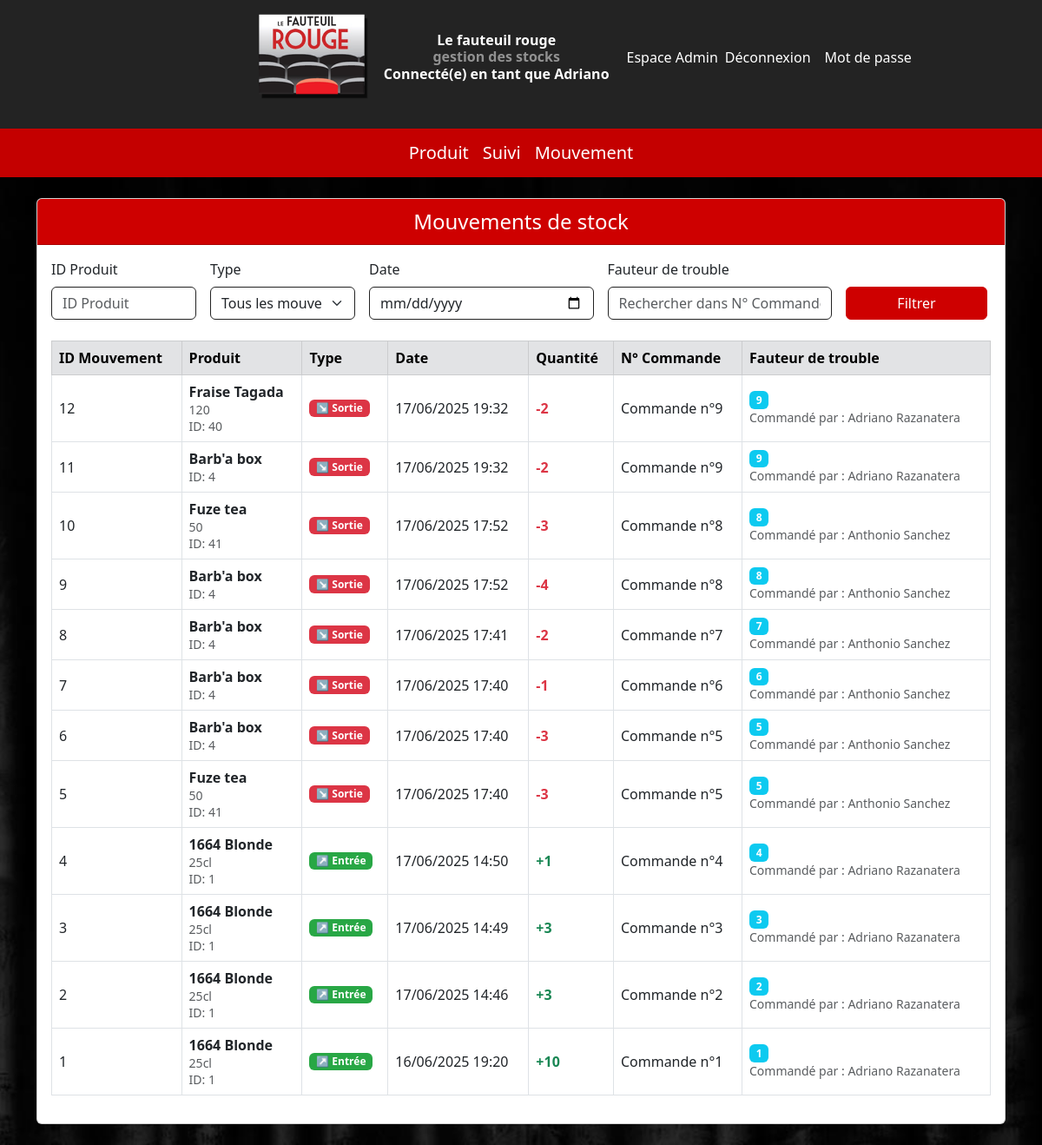
Page /page/mouvement.php (signed in) on the committed database.
### tables this page shows
CREATE TABLE `Mouvement` (
  `id_mouvement` int(11) NOT NULL,
  `id_produit` int(11) NOT NULL,
  `type_mouvement` enum('entrée','sortie','casse','ajustement') NOT NULL,
  `date_mouvement` datetime NOT NULL,
  `quantite` float NOT NULL,
  `raison` varchar(255) DEFAULT NULL
);

CREATE TABLE `Produit` (
  `id_produit` int(11) NOT NULL,
  `nom` varchar(100) NOT NULL,
  `format` varchar(50) DEFAULT NULL,
  `actif` tinyint(1) NOT NULL,
  `id_marque` int(11) DEFAULT NULL,
  `id_categorie` int(11) DEFAULT NULL,
  `id_fournisseur` int(11) DEFAULT NULL,
  `seuil` int(11) DEFAULT NULL,
  `stock_actuel` int(11) DEFAULT 0,
  `qte` float(10,3) NOT NULL,
  `HT` float(10,3) NOT NULL,
  `promo` tinyint(1) NOT NULL,
  `reduction` int(11) NOT NULL DEFAULT 0,
  `pourcentage` float(10,2) NOT NULL DEFAULT 5.50,
  `Vente` float(10,3) NOT NULL,
  `TTC` float(10,3) GENERATED ALWAYS AS (round(case when `pourcentage` = 5.50 then `HT` * 1.055 else `HT` * 1.2 end,2)) STORED,
  `U` float(10,3) GENERATED ALWAYS AS (round(`TTC` / nullif(`qte`,0),2)) STORED,
  `Estimation` float(10,2) GENERATED ALWAYS AS (round(`U` * 3,0)) STORED,
  `Marge` float(10,3) GENERATED ALWAYS AS (round(`Vente` / nullif(`U`,0),3)) STORED
);

CREATE TABLE `Commande` (
  `id_commande` int(11) NOT NULL,
  `idUtilisateur` int(11) DEFAULT NULL,
  `date_commande` datetime NOT NULL,
  `montant` float DEFAULT 0
);

CREATE TABLE `comptes` (
  `idUtilisateur` int(20) NOT NULL,
  `login` varchar(255) NOT NULL,
  `prenom` varchar(11) NOT NULL,
  `nom` varchar(11) DEFAULT NULL,
  `mdp` text NOT NULL
);

### page/mouvement.php (the view, shortened to what this page needs)
<?php
include '../visuel/barre.php';
include '../donnée/connect.php';
try {
    $pdo->setAttribute(PDO::ATTR_ERRMODE, PDO::ERRMODE_EXCEPTION);
} catch (PDOException $e) {
    die('<div class="alert alert-danger">Erreur : ' . htmlspecialchars($e->getMessage()) . '</div>');
}
$id_produit = $_GET['id_produit'] ?? $_POST['id_produit'] ?? '';
$date_mouvement = $_GET['date_mouvement'] ?? $_POST['date_mouvement'] ?? '';
$raison = trim($_GET['raison'] ?? $_POST['raison'] ?? '');
$idRole = $_SESSION['idRole'] ?? null;
$whereSql = '';
$limit = 50;
$page = isset($_GET['page']) && is_numeric($_GET['page']) ? (int)$_GET['page'] : 1;
$offset = ($page - 1) * $limit;
$sql = "
    SELECT
        m.id_mouvement,
        m.id_produit,
        p.nom AS nom_produit,
        p.format AS format_produit,
        m.type_mouvement,
        m.date_mouvement,
        m.quantite,
        m.raison,
        c.id_commande,
        c.idUtilisateur AS commandeur_id,
        u.nom AS commandeur_nom,
        u.prenom AS commandeur_prenom
    FROM Mouvement m
    INNER JOIN Produit p ON m.id_produit = p.id_produit
    LEFT JOIN Commande c ON CAST(SUBSTRING_INDEX(SUBSTRING_INDEX(m.raison, 'n°', -1), ' ', 1) AS UNSIGNED) = c.id_commande
    LEFT JOIN comptes u ON c.idUtilisateur = u.idUtilisateur
    $whereSql
    ORDER BY m.date_mouvement DESC, m.id_mouvement DESC
    LIMIT :limit OFFSET :offset
";
$stmt = $pdo->prepare($sql);
$stmt->bindValue(':limit', $limit, PDO::PARAM_INT);
$stmt->bindValue(':offset', $offset, PDO::PARAM_INT);
$stmt->execute();
$mouvements = $stmt->fetchAll(PDO::FETCH_ASSOC);
?>
<!DOCTYPE html>
<html lang="fr">
<head>
    <link href="https://cdn.jsdelivr.net/npm/bootstrap@5.3.0/dist/css/bootstrap.min.css" rel="stylesheet">
</head>
<body>
<div class="container my-4">
    <div class="card">
        <div class="card-header text-center" style="background-color: rgb(206, 0, 0); color: white; font-size: 1.5rem;">
            Mouvements de stock
        </div>
        <div class="card-body">
            <form method="get" class="row g-3 mb-4">
                <div class="col-md-2">
                    <label class="form-label">ID Produit</label>
                    <input type="number" name="id_produit" class="form-control" placeholder="ID Produit" style="border-color: #232323;" value="<?= htmlspecialchars($id_produit) ?>">
                </div>
                <div class="col-md-2">
                    <label class="form-label">Type</label>
                    <select name="type_mouvement" class="form-select" style="border-color: #232323;" >
                        <option style="border-color: #232323;" value="">Tous les mouvements</option>
                    </select>
                </div>
                <div class="col-md-3">
                    <label class="form-label">Date</label>
                    <input type="date" name="date_mouvement" class="form-control" style="border-color: #232323;" value="<?= htmlspecialchars($date_mouvement) ?>">
                </div>
                <div class="col-md-3">
                    <label class="form-label">Fauteur de trouble</label>
                    <input type="text" name="raison" class="form-control" placeholder="Rechercher dans N° Commande" style="border-color: #232323;" value="<?= htmlspecialchars($raison) ?>">
                </div>
                <div class="col-md-2 d-flex align-items-end">
                    <button type="submit" class="btn btn-primary w-100 me-1" style="background-color: rgb(206, 0, 0); border-color: rgb(206, 0, 0);">Filtrer</button>
                </div>
            </form>
            <div class="table-responsive">
                <table class="table table-bordered table-hover align-middle">
                    <thead class="table-secondary">
                        <tr>
                            <th>ID Mouvement</th>
                            <th>Produit</th>
                            <th>Type</th>
                            <th>Date</th>
                            <th>Quantité</th>
                            <th>N° Commande</th>
                            <th>Fauteur de trouble</th>
                        </tr>
                    </thead>
                    <tbody>
                        <?php if (empty($mouvements)) : ?>
                            <tr><td colspan="7" class="text-center text-muted py-4">
                                <i class="fas fa-search"></i> Aucun mouvement trouvé pour vos commandes avec ces critères.
                            </td></tr>
                        <?php else : ?>
                            <?php foreach ($mouvements as $m) { ?>
                                <tr>
                                    <td><?= htmlspecialchars($m['id_mouvement']) ?></td>
                                    <td>
                                        <strong><?= htmlspecialchars($m['nom_produit']) ?></strong>
                                        <?php if (!empty($m['format_produit'])): ?>
                                            <br><small class="text-muted"><?= htmlspecialchars($m['format_produit']) ?></small>
                                        <?php endif; ?>
                                        <br><small class="text-muted">ID: <?= htmlspecialchars($m['id_produit']) ?></small>
                                    </td>
                                    <td>
                                        <span class="badge <?= $m['type_mouvement'] === 'entrée' ? 'badge-entree' : 'badge-sortie' ?>">
                                            <?= $m['type_mouvement'] === 'entrée' ? '↗️ Entrée' : '↘️ Sortie' ?>
                                        </span>
                                    </td>
                                    <td>
                                        <?= date('d/m/Y H:i', strtotime($m['date_mouvement'])) ?>
                                    </td>
                                    <td>
                                        <strong class="<?= $m['type_mouvement'] === 'entrée' ? 'text-success' : 'text-danger' ?>">
                                            <?= $m['type_mouvement'] === 'entrée' ? '+' : '-' ?><?= htmlspecialchars($m['quantite']) ?>
                                        </strong>
                                    </td>
                                    <td><?= htmlspecialchars($m['raison']) ?></td>
                                    <td>
                                        <?php if ($m['id_commande']): ?>
                                            <span class="badge bg-info"><?= htmlspecialchars($m['id_commande']) ?></span>
                                            <?php if (in_array($idRole, [1, 2])): ?>
                                                <br>
                                                <small class="text-muted">
                                                    Commandé par : <?= htmlspecialchars($m['commandeur_prenom'] . ' ' . $m['commandeur_nom']) ?>
                                                </small>
                                            <?php endif; ?>
                                        <?php endif; ?>
                                    </td>
                                </tr>
                            <?php } ?>
                        <?php endif; ?>
                    </tbody>
                </table>
            </div>
        </div>
    </div>
</div>
</body>
</html>

### visuel/barre.php (style rules this page uses)
body { background-image: url('../images/cinema.jpg'); background-size: cover; background-repeat: no-repeat; background-attachment: fixed; background-position: center center; z-index: -1; }

### page/mouvement.php (style rules this page uses)
.badge-entree { background-color: #28a745; }
.badge-sortie { background-color: #dc3545; }

### rows in the picture
mouvement: id_mouvement "12", id_produit.nom "Fraise Tagada", id_produit.format "120", id_produit "40", type_mouvement "↘️ Sortie", date_mouvement "17/06/2025 19:32", quantite "2", raison "Commande n°9", commande.id_commande "9", comptes.prenom+nom "Adriano Razanatera"
mouvement: id_mouvement "11", id_produit.nom "Barb'a box", id_produit "4", type_mouvement "↘️ Sortie", date_mouvement "17/06/2025 19:32", quantite "2", raison "Commande n°9", commande.id_commande "9", comptes.prenom+nom "Adriano Razanatera"
mouvement: id_mouvement "10", id_produit.nom "Fuze tea", id_produit.format "50", id_produit "41", type_mouvement "↘️ Sortie", date_mouvement "17/06/2025 17:52", quantite "3", raison "Commande n°8", commande.id_commande "8", comptes.prenom+nom "Anthonio Sanchez"
mouvement: id_mouvement "9", id_produit.nom "Barb'a box", id_produit "4", type_mouvement "↘️ Sortie", date_mouvement "17/06/2025 17:52", quantite "4", raison "Commande n°8", commande.id_commande "8", comptes.prenom+nom "Anthonio Sanchez"
mouvement: id_mouvement "8", id_produit.nom "Barb'a box", id_produit "4", type_mouvement "↘️ Sortie", date_mouvement "17/06/2025 17:41", quantite "2", raison "Commande n°7", commande.id_commande "7", comptes.prenom+nom "Anthonio Sanchez"
mouvement: id_mouvement "7", id_produit.nom "Barb'a box", id_produit "4", type_mouvement "↘️ Sortie", date_mouvement "17/06/2025 17:40", quantite "1", raison "Commande n°6", commande.id_commande "6", comptes.prenom+nom "Anthonio Sanchez"
mouvement: id_mouvement "6", id_produit.nom "Barb'a box", id_produit "4", type_mouvement "↘️ Sortie", date_mouvement "17/06/2025 17:40", quantite "3", raison "Commande n°5", commande.id_commande "5", comptes.prenom+nom "Anthonio Sanchez"
mouvement: id_mouvement "5", id_produit.nom "Fuze tea", id_produit.format "50", id_produit "41", type_mouvement "↘️ Sortie", date_mouvement "17/06/2025 17:40", quantite "3", raison "Commande n°5", commande.id_commande "5", comptes.prenom+nom "Anthonio Sanchez"
mouvement: id_mouvement "4", id_produit.nom "1664 Blonde", id_produit.format "25cl", id_produit "1", type_mouvement "↗️ Entrée", date_mouvement "17/06/2025 14:50", quantite "1", raison "Commande n°4", commande.id_commande "4", comptes.prenom+nom "Adriano Razanatera"
mouvement: id_mouvement "3", id_produit.nom "1664 Blonde", id_produit.format "25cl", id_produit "1", type_mouvement "↗️ Entrée", date_mouvement "17/06/2025 14:49", quantite "3", raison "Commande n°3", commande.id_commande "3", comptes.prenom+nom "Adriano Razanatera"
mouvement: id_mouvement "2", id_produit.nom "1664 Blonde", id_produit.format "25cl", id_produit "1", type_mouvement "↗️ Entrée", date_mouvement "17/06/2025 14:46", quantite "3", raison "Commande n°2", commande.id_commande "2", comptes.prenom+nom "Adriano Razanatera"
mouvement: id_mouvement "1", id_produit.nom "1664 Blonde", id_produit.format "25cl", id_produit "1", type_mouvement "↗️ Entrée", date_mouvement "16/06/2025 19:20", quantite "10", raison "Commande n°1", commande.id_commande "1", comptes.prenom+nom "Adriano Razanatera"

### other values in the picture
$_SESSION['login'] "Adriano"
